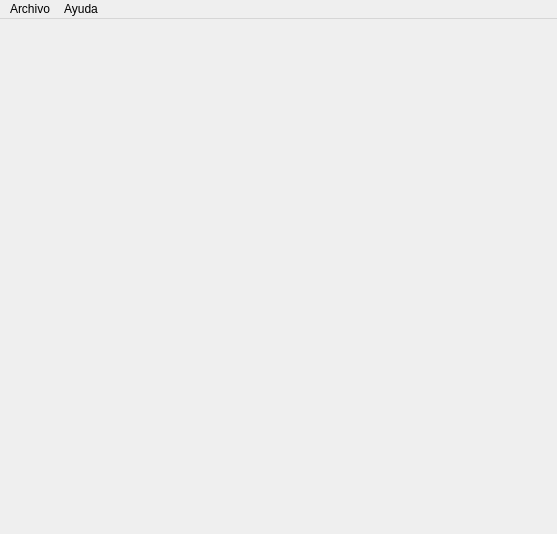
<?xml version="1.0" encoding="UTF-8"?>
<ui version="4.0">
 <class>MainWindow</class>
 <widget class="QMainWindow" name="MainWindow">
  <property name="geometry">
   <rect>
    <x>0</x>
    <y>0</y>
    <width>557</width>
    <height>534</height>
   </rect>
  </property>
  <property name="windowTitle">
   <string>MainWindow</string>
  </property>
  <widget class="QWidget" name="centralWidget"/>
  <widget class="QMenuBar" name="menuBar">
   <property name="geometry">
    <rect>
     <x>0</x>
     <y>0</y>
     <width>557</width>
     <height>21</height>
    </rect>
   </property>
   <widget class="QMenu" name="menuArchivo">
    <property name="title">
     <string>Archivo</string>
    </property>
    <addaction name="actionIniciar_OpenCV"/>
   </widget>
   <widget class="QMenu" name="menuAyuda">
    <property name="title">
     <string>Ayuda</string>
    </property>
    <addaction name="actionAbout_Qt"/>
   </widget>
   <addaction name="menuArchivo"/>
   <addaction name="menuAyuda"/>
  </widget>
  <action name="actionIniciar_OpenCV">
   <property name="text">
    <string>Iniciar OpenCV</string>
   </property>
  </action>
  <action name="actionAbout_Qt">
   <property name="text">
    <string>About Qt</string>
   </property>
  </action>
 </widget>
 <layoutdefault spacing="6" margin="11"/>
 <resources/>
 <connections/>
</ui>
